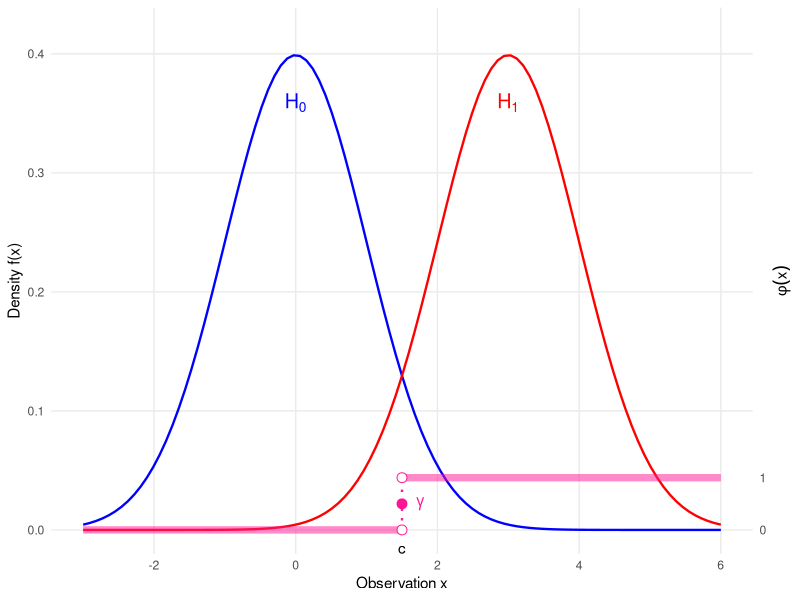
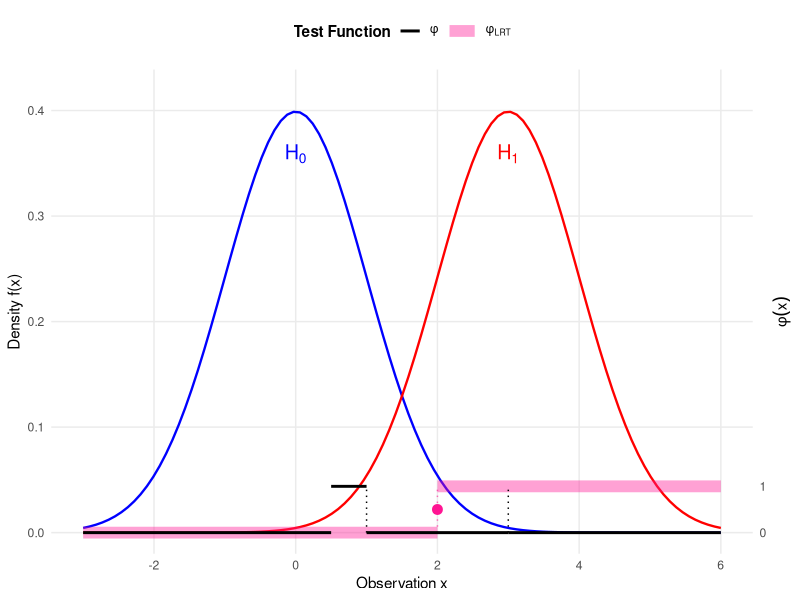
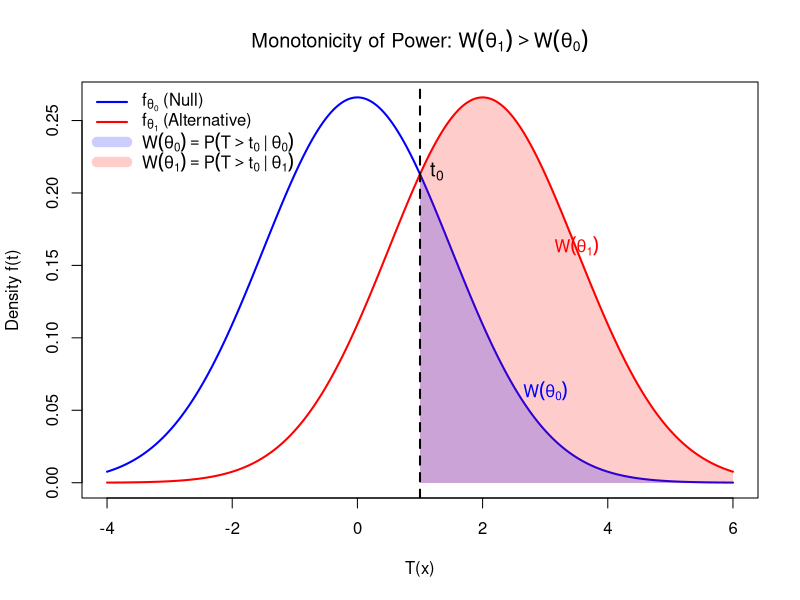
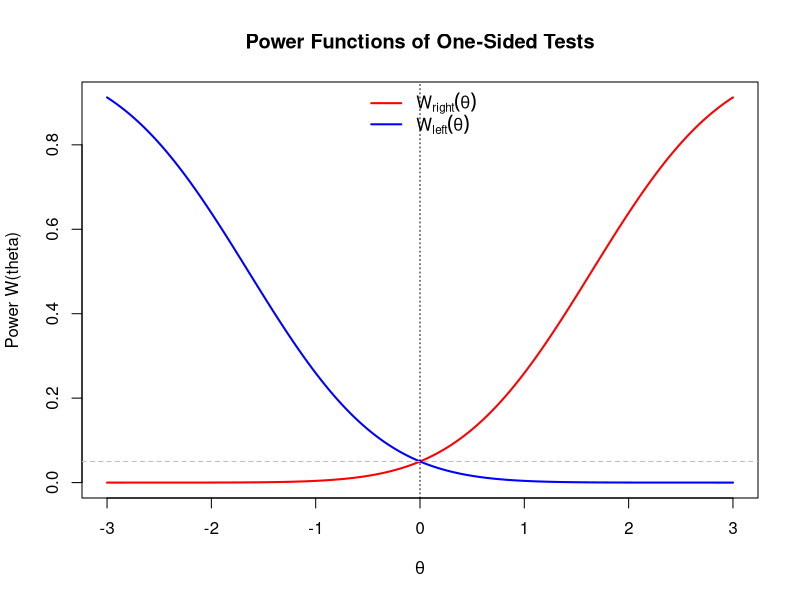

The R source for these figures, in order:
## ---- chunk 1
#| label: fig-test-function-size-power
#| fig-cap: "Illustration of a Test Function $\\phi(x)$ (Pink) relative to Size ($H_0$, Blue) and Power ($H_1$, Red)."
#| fig-width: 7
#| fig-height: 5

library(ggplot2)

# 1. Define Parameters
mu0 <- 0
mu1 <- 3
sigma <- 1
c_val <- 1.5      # Critical value
gamma_val <- 0.5  # Randomization constant

# 2. Scaling Constants
max_dens <- dnorm(mu0, mean = mu0, sd = sigma)
y_limit <- max_dens * 1.1
phi_scale <- 0.1 * y_limit

# 3. Define the Test Function phi(x) (Single Test)
# Step function: 0 -> 1 at c_val
df_phi <- data.frame(
  x_start = c(-3, c_val),
  x_end   = c(c_val, 6),
  y_start = c(0, phi_scale),
  y_end   = c(0, phi_scale)
)

ggplot() +
  # --- Layer 1: Densities (Solid Lines, No Fill) ---
  
  # H0: Normal(0, 1) - Blue (Cool)
  stat_function(fun = dnorm, args = list(mean = mu0, sd = sigma), 
                color = "blue", size = 0.8) +
  
  # H1: Normal(3, 1) - Red (Hot)
  stat_function(fun = dnorm, args = list(mean = mu1, sd = sigma), 
                color = "red", size = 0.8) +

  # --- Layer 2: Test Function phi(x) (Thick Pink Line) ---
  
  # The horizontal segments
  geom_segment(data = df_phi, 
               aes(x = x_start, xend = x_end, y = y_start, yend = y_end), 
               color = "deeppink", size = 2.5, alpha = 0.5) +
  
  # The vertical threshold line
  geom_segment(aes(x = c_val, xend = c_val, y = 0, yend = phi_scale), 
               linetype = "dotted", color = "deeppink", size = 0.8) +
  
  # Points at discontinuity
  geom_point(aes(x = c_val, y = gamma_val * phi_scale), 
             color = "deeppink", size = 3) + 
  geom_point(aes(x = c_val, y = 0), size = 3, shape = 21, fill = "white", color = "deeppink") +
  geom_point(aes(x = c_val, y = phi_scale), size = 3, shape = 21, fill = "white", color = "deeppink") +

  # --- Layer 3: Annotations ---
  
  # Gamma label
  annotate("text", x = c_val + 0.2, y = gamma_val * phi_scale, 
           label = expression(gamma), hjust = 0, fontface = "bold", color = "deeppink") +
  
  # H0 / H1 Labels
  annotate("text", x = mu0, y = max_dens * 0.9, 
           label = expression(H[0]), color = "blue", size = 5) +
  annotate("text", x = mu1, y = max_dens * 0.9, 
           label = expression(H[1]), color = "red", size = 5) +
  
  # Critical Value Label
  annotate("text", x = c_val, y = -0.01, label = "c", vjust = 1) +

  # --- Layer 4: Scales ---
  scale_y_continuous(
    name = "Density f(x)",
    limits = c(-0.02, y_limit),
    expand = c(0, 0),
    
    # Secondary Axis for phi
    sec.axis = sec_axis(~ . / phi_scale, 
                        name = expression(phi(x)),
                        breaks = c(0, 1))
  ) +
  scale_x_continuous(name = "Observation x", limits = c(-3, 6)) +
  
  theme_minimal() +
  theme(
    axis.title.y.right = element_text(angle = 90, vjust = 0.5),
    panel.grid.minor = element_blank()
  )
## ---- chunk 2
#| label: fig-NPlemma-proof
#| fig-cap: "Visualizing the NP Lemma: The thick, transparent pink line is $\\phi_{\text{LRT}}$. The thin solid black line is $\\phi$. Overlap is visible as a black line inside pink."
#| fig-width: 7
#| fig-height: 5

library(ggplot2)

# 1. Define Parameters
mu0 <- 0
mu1 <- 3
sigma <- 1
c_lrt <- 2
gamma_val <- 0.5

# Scaling constants
max_dens <- dnorm(mu0, mean = mu0, sd = sigma)
y_limit <- max_dens * 1.1
phi_scale <- 0.1 * y_limit

# 2. Define Test Functions Data
df_lrt <- data.frame(
  x_start = c(-3, c_lrt),
  x_end   = c(c_lrt, 6),
  y_val   = c(0, phi_scale),
  Test    = "phi[LRT]" 
)

df_other <- data.frame(
  x_start = c(-3, 0.5, 1, 3),
  x_end   = c(0.5, 1, 3,6),
  y_val   = c(0, phi_scale, 0, 0),
  Test    = "phi"
)

ggplot() +
  # --- Layer 1: Densities (Solid Lines, No Fill) ---
  stat_function(fun = dnorm, args = list(mean = mu0, sd = sigma), 
                color = "blue", size = 0.8) +
  stat_function(fun = dnorm, args = list(mean = mu1, sd = sigma), 
                color = "red", size = 0.8) +

  # --- Layer 2: Test Functions (Segments) ---
  
  # 2a. LRT Segments (Thick, Transparent Pink)
  geom_segment(data = df_lrt,
               aes(x = x_start, xend = x_end, 
                   y = y_val, yend = y_val, 
                   color = Test, linetype = Test, size = Test),
               alpha = 0.4) + 
  
  # Vertical connector for LRT
  geom_segment(aes(x = c_lrt, xend = c_lrt, y = 0, yend = phi_scale),
               color = "deeppink", linetype = "dotted", size = 0.5, alpha = 0.6) +

  # 2b. Other Test Segments (Thin Black Opaque)
  geom_segment(data = df_other,
               aes(x = x_start, xend = x_end, 
                   y = y_val, yend = y_val, 
                   color = Test, linetype = Test, size = Test)) +
  
  # Vertical connectors for Other Test
  geom_segment(aes(x = 1, xend = 1, y = 0, yend = phi_scale),
               color = "black", linetype = "dotted", size = 0.5) +
  geom_segment(aes(x = 3, xend = 3, y = 0, yend = phi_scale),
               color = "black", linetype = "dotted", size = 0.5) +

  # --- Layer 3: Annotations ---
  # LRT Gamma Point (Pink)
  geom_point(aes(x = c_lrt, y = gamma_val * phi_scale), 
             color = "deeppink", size = 3) +
  
  # Density Labels
  annotate("text", x = mu0, y = max_dens * 0.9, 
           label = expression(H[0]), color = "blue", size = 5) +
  annotate("text", x = mu1, y = max_dens * 0.9, 
           label = expression(H[1]), color = "red", size = 5) +

  # --- Layer 4: Scales and Legend ---
  scale_y_continuous(
    name = "Density f(x)", limits = c(-0.02, y_limit), expand = c(0, 0),
    sec.axis = sec_axis(~ . / phi_scale, name = expression(phi(x)), breaks = c(0, 1))
  ) +
  scale_x_continuous(name = "Observation x", limits = c(-3, 6)) +
  
  # Manual Legend Controls (FIXED using named vectors for labels)
  scale_color_manual(name = "Test Function",
                     values = c("phi[LRT]" = "deeppink", "phi" = "black"),
                     labels = c("phi[LRT]" = expression(phi[LRT]), "phi" = expression(phi))) +
  scale_linetype_manual(name = "Test Function",
                        values = c("phi[LRT]" = "solid", "phi" = "solid"),
                        labels = c("phi[LRT]" = expression(phi[LRT]), "phi" = expression(phi))) +
  scale_size_manual(name = "Test Function",
                    values = c("phi[LRT]" = 4,   # Extra Thick
                               "phi" = 1), # Thin
                    labels = c("phi[LRT]" = expression(phi[LRT]), "phi" = expression(phi))) +
  
  theme_minimal() +
  theme(
    legend.position = "top",
    legend.title = element_text(face = "bold"),
    axis.title.y.right = element_text(angle = 90, vjust = 0.5),
    panel.grid.minor = element_blank()
  )
  
## ---- chunk 3
#| echo: false
#| fig-cap: "Visualizing Monotonicity: $W(\\theta_1) > W(\\theta_0)$"

# Parameters
mu0 <- 0   # Corresponds to theta_0
mu1 <- 2   # Corresponds to theta_1 (where theta_1 > theta_0)
sigma <- 1.5
t0 <- 1.0

# Grid
x <- seq(-4, 6, length.out = 500)
f0 <- dnorm(x, mean = mu0, sd = sigma)
f1 <- dnorm(x, mean = mu1, sd = sigma)

# Calculate exact densities at threshold t0 for polygon closing
y0_t0 <- dnorm(t0, mean = mu0, sd = sigma)
y1_t0 <- dnorm(t0, mean = mu1, sd = sigma)

# Plotting
plot(x, f0, type = "l", col = "blue", lwd = 2, 
     ylab = "Density f(t)", xlab = "T(x)", 
     main = expression(paste("Monotonicity of Power: ", W(theta[1]) > W(theta[0]))))
lines(x, f1, col = "red", lwd = 2)

# Define the domain for the tails (t > t0)
idx_tail <- x > t0
x_poly <- c(t0, t0, x[idx_tail], max(x))

# Shading W(theta_1) - The red tail
# Corresponds to the Alternative theta_1
y_poly1 <- c(0, y1_t0, f1[idx_tail], 0)
polygon(x_poly, y_poly1, 
        col = rgb(1, 0, 0, 0.2), border = NA)

# Shading W(theta_0) - The blue tail
# Corresponds to the Null theta_0
y_poly0 <- c(0, y0_t0, f0[idx_tail], 0)
polygon(x_poly, y_poly0, 
        col = rgb(0, 0, 1, 0.2), border = NA)

# Add Threshold Line
abline(v = t0, col = "black", lwd = 2, lty = 2)

# Legend
legend("topleft", 
       legend = c(expression(f[theta[0]] ~ "(Null)"), 
                  expression(f[theta[1]] ~ "(Alternative)"), 
                  expression(W(theta[0]) == P(T > t[0] ~ "|" ~ theta[0])), 
                  expression(W(theta[1]) == P(T > t[0] ~ "|" ~ theta[1]))),
       col = c("blue", "red", rgb(0, 0, 1, 0.2), rgb(1, 0, 0, 0.2)), 
       lwd = c(2, 2, 10, 10), bty = "n")

text(t0, max(f0)*0.8, expression(t[0]), pos = 4, col = "black", cex = 1.2)

# Annotations pointing to the areas
text(3, 0.05, expression(W(theta[0])), col = "blue", pos = 3)
text(3.5, 0.15, expression(W(theta[1])), col = "red", pos = 3)
## ---- chunk 4
#| echo: false
#| fig-height: 4
#| fig-width: 6
theta <- seq(-3, 3, length.out=200)
power_right <- 1 - pnorm(1.645 - theta) 
power_left <- pnorm(-1.645 - theta)

plot(theta, power_right, type='l', col='red', lwd=2, 
   ylab="Power W(theta)", xlab=expression(theta),
   main="Power Functions of One-Sided Tests")
lines(theta, power_left, col='blue', lwd=2)
abline(h=0.05, lty=2, col="gray")
abline(v=0, lty=3)
legend("top", legend=c(expression(W[right](theta)), expression(W[left](theta))), 
      col=c("red", "blue"), lwd=2, bty="n")
